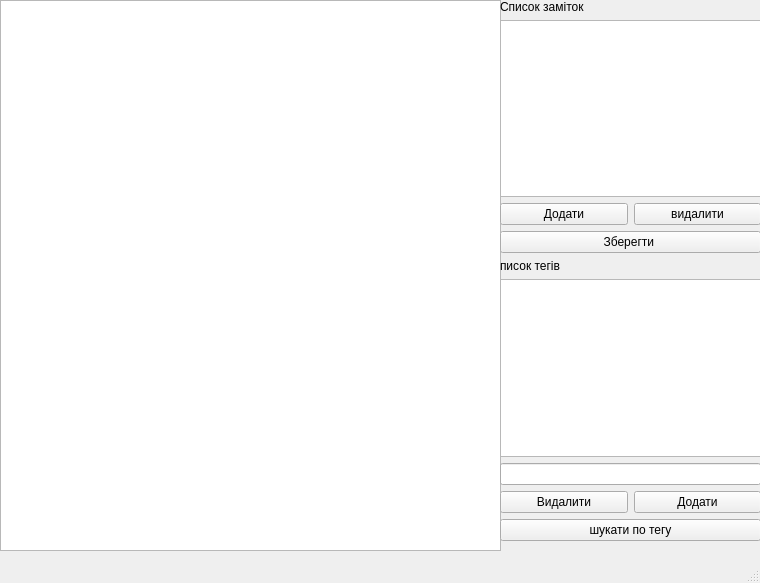
<?xml version="1.0" encoding="UTF-8"?>
<ui version="4.0">
 <class>MainWindow</class>
 <widget class="QMainWindow" name="MainWindow">
  <property name="geometry">
   <rect>
    <x>0</x>
    <y>0</y>
    <width>760</width>
    <height>583</height>
   </rect>
  </property>
  <property name="windowTitle">
   <string>MainWindow</string>
  </property>
  <widget class="QWidget" name="centralwidget">
   <widget class="QTextEdit" name="textEdit">
    <property name="geometry">
     <rect>
      <x>0</x>
      <y>0</y>
      <width>501</width>
      <height>551</height>
     </rect>
    </property>
   </widget>
   <widget class="QWidget" name="verticalLayoutWidget">
    <property name="geometry">
     <rect>
      <x>500</x>
      <y>0</y>
      <width>261</width>
      <height>541</height>
     </rect>
    </property>
    <layout class="QVBoxLayout" name="verticalLayout">
     <item>
      <widget class="QLabel" name="label">
       <property name="text">
        <string>Список заміток</string>
       </property>
      </widget>
     </item>
     <item>
      <widget class="QListWidget" name="notes_lists"/>
     </item>
     <item>
      <layout class="QHBoxLayout" name="horizontalLayout">
       <item>
        <widget class="QPushButton" name="add_btn">
         <property name="text">
          <string>Додати</string>
         </property>
        </widget>
       </item>
       <item>
        <widget class="QPushButton" name="del_btn">
         <property name="text">
          <string>видалити</string>
         </property>
        </widget>
       </item>
      </layout>
     </item>
     <item>
      <widget class="QPushButton" name="safe_btn">
       <property name="text">
        <string>Зберегти </string>
       </property>
      </widget>
     </item>
     <item>
      <widget class="QLabel" name="label_2">
       <property name="text">
        <string>писок тегів</string>
       </property>
      </widget>
     </item>
     <item>
      <widget class="QListWidget" name="tags_list"/>
     </item>
     <item>
      <widget class="QLineEdit" name="tag_edit"/>
     </item>
     <item>
      <layout class="QHBoxLayout" name="horizontalLayout_2">
       <item>
        <widget class="QPushButton" name="del_tag_btn">
         <property name="text">
          <string>Видалити</string>
         </property>
        </widget>
       </item>
       <item>
        <widget class="QPushButton" name="add_tag_btn">
         <property name="text">
          <string>Додати</string>
         </property>
        </widget>
       </item>
      </layout>
     </item>
     <item>
      <widget class="QPushButton" name="search_tag_btn">
       <property name="text">
        <string>шукати по тегу</string>
       </property>
      </widget>
     </item>
    </layout>
   </widget>
  </widget>
  <widget class="QMenuBar" name="menubar">
   <property name="geometry">
    <rect>
     <x>0</x>
     <y>0</y>
     <width>760</width>
     <height>21</height>
    </rect>
   </property>
  </widget>
  <widget class="QStatusBar" name="statusbar"/>
 </widget>
 <resources/>
 <connections/>
</ui>
